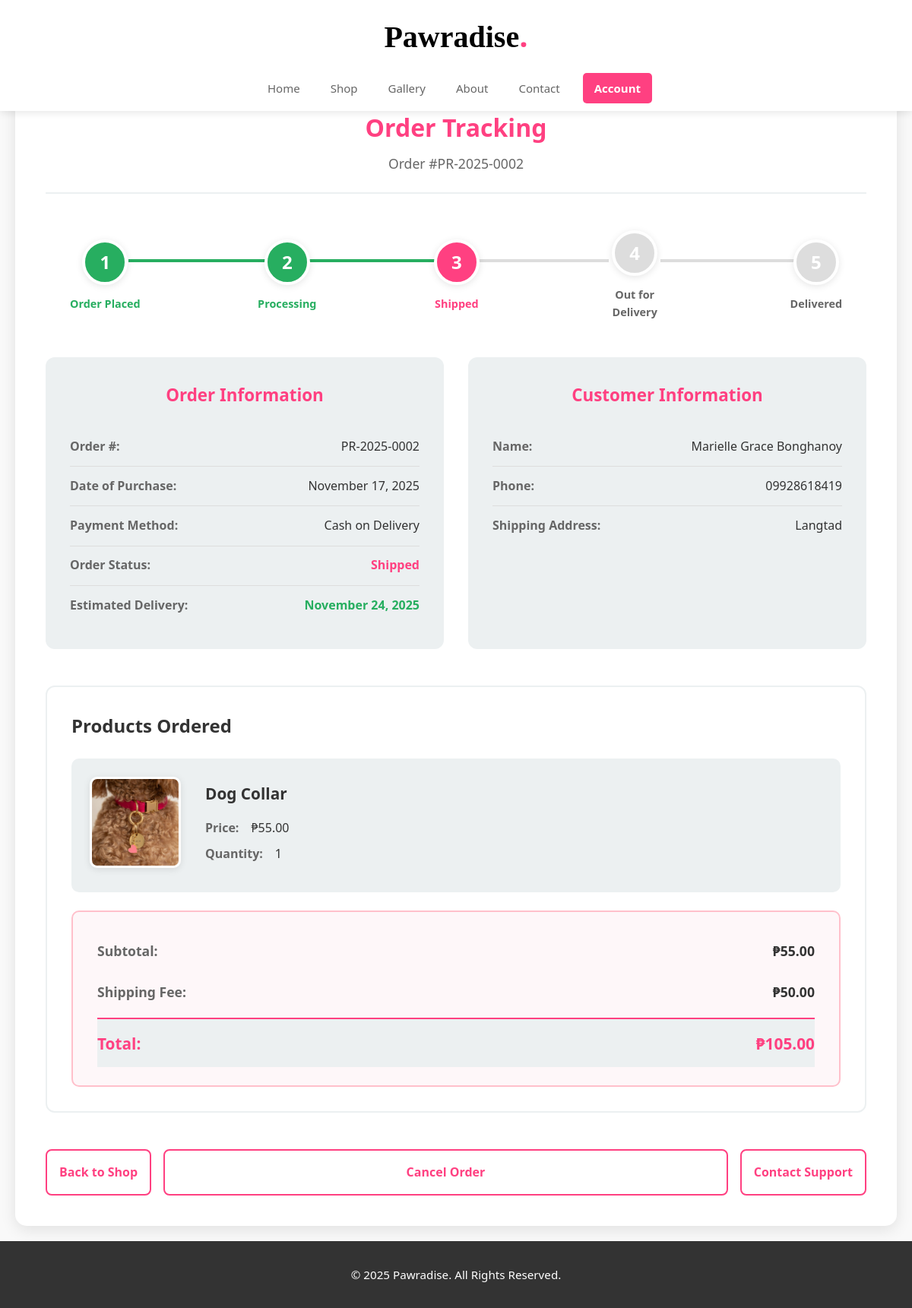
/track_order?order_id=2 (signed in), run on the app's committed database.
### app.py (models this page shows)
class Order(db.Model):
    id = db.Column(db.Integer, primary_key=True)
    user_id = db.Column(db.Integer, db.ForeignKey('user.id'))
    product_id = db.Column(db.Integer, db.ForeignKey('product.id'), nullable=True)
    product_name = db.Column(db.String(100))
    quantity = db.Column(db.Integer)
    unit_price = db.Column(db.Float)
    total_price = db.Column(db.Float)
    customer_name = db.Column(db.String(100))
    address = db.Column(db.Text)
    contact_number = db.Column(db.String(20))
    payment_method = db.Column(db.String(50))
    date_of_purchase = db.Column(db.DateTime, default=datetime.utcnow)
    estimated_delivery = db.Column(db.DateTime)
    status = db.Column(db.String(50), default="Pending")

class Product(db.Model):
    id = db.Column(db.Integer, primary_key=True)
    name = db.Column(db.String(100), nullable=False)
    price = db.Column(db.Float, nullable=False)
    description = db.Column(db.Text, nullable=True)
    image = db.Column(db.String(255))
    seller_id = db.Column(db.Integer, db.ForeignKey('user.id'), nullable=True)
    stock = db.Column(db.Integer, default=0)
    sales_count = db.Column(db.Integer, default=0)
    category = db.Column(db.String(50), nullable=True)

### app.py (the view, shortened to what this page needs)
@app.route('/track_order', methods=['GET', 'POST'])
@login_required
def track_order():
    if session.get('role') == 'admin':
        flash('Admin accounts cannot track orders.', 'error')
        return redirect(url_for('admin_dashboard'))
    order = None
    order_id = request.args.get('order_id')
    if order_id and order_id.isdigit():
        order = Order.query.filter_by(id=int(order_id), user_id=session['user_id']).first()
    return render_template('track_order.html', order=order)

### app.py (called while the page is built)
@app.context_processor
def utility_processor():
    return dict(timedelta=timedelta, now=datetime.utcnow)

@app.template_filter('get_product')
def get_product_filter(product_id):
    if product_id:
        return Product.query.get(product_id)
    return None

def login_required(f):
    @wraps(f)
    def decorated_function(*args, **kwargs):
        if 'username' not in session:
            flash('Please login to access this page.', 'error')
            return redirect(url_for('login'))
        return f(*args, **kwargs)
    return decorated_function

### templates/track_order.html (shortened to what this page needs)
{% extends "base.html" %}
{% block content %}
  {% if order %}
  <div class="order-tracking-container">
    <div class="tracking-title-section">
      <h3>Order Tracking</h3>
      <p class="order-number">Order #PR-2025-{{ "%04d"|format(order.id) }}</p>
    </div>
    <div class="progress-timeline">
      <div class="progress-step {% if order.status in ['Pending', 'Confirmed', 'Shipped', 'Delivered'] %}completed{% endif %}">
        <div class="step-circle">1</div>
        <div class="step-label">Order Placed</div>
      </div>
      <div class="progress-line {% if order.status in ['Confirmed', 'Shipped', 'Delivered'] %}completed{% endif %}"></div>
      <div class="progress-step {% if order.status in ['Confirmed', 'Shipped', 'Delivered'] %}completed{% endif %} {% if order.status == 'Confirmed' %}active{% endif %}">
        <div class="step-circle">2</div>
        <div class="step-label">Processing</div>
      </div>
      <div class="progress-line {% if order.status in ['Shipped', 'Delivered'] %}completed{% endif %}"></div>
      <div class="progress-step {% if order.status in ['Shipped', 'Delivered'] %}completed{% endif %} {% if order.status == 'Shipped' %}active{% endif %}">
        <div class="step-circle">3</div>
        <div class="step-label">Shipped</div>
      </div>
      <div class="progress-line {% if order.status == 'Delivered' %}completed{% endif %}"></div>
      <div class="progress-step {% if order.status == 'Delivered' %}completed{% endif %}">
        <div class="step-circle">4</div>
        <div class="step-label">Out for Delivery</div>
      </div>
      <div class="progress-line {% if order.status == 'Delivered' %}completed{% endif %}"></div>
      <div class="progress-step {% if order.status == 'Delivered' %}completed{% endif %}">
        <div class="step-circle">5</div>
        <div class="step-label">Delivered</div>
      </div>
    </div>
    <div class="order-details-grid">
      <div class="detail-card">
        <h4>Order Information</h4>
        <div class="detail-row">
          <span class="detail-label">Order #:</span>
          <span class="detail-value">PR-2025-{{ "%04d"|format(order.id) }}</span>
        </div>
        <div class="detail-row">
          <span class="detail-label">Date of Purchase:</span>
          <span class="detail-value">{{ order.date_of_purchase.strftime("%B %d, %Y") }}</span>
        </div>
        <div class="detail-row">
          <span class="detail-label">Payment Method:</span>
          <span class="detail-value">{{ order.payment_method }}</span>
        </div>
        <div class="detail-row">
          <span class="detail-label">Order Status:</span>
          <span class="detail-value status-highlight">{{ order.status }}</span>
        </div>
        <div class="detail-row">
          <span class="detail-label">Estimated Delivery:</span>
          <span class="detail-value delivery-date">{{ order.estimated_delivery.strftime("%B %d, %Y") }}</span>
        </div>
      </div>
      <div class="detail-card">
        <h4>Customer Information</h4>
        <div class="detail-row">
          <span class="detail-label">Name:</span>
          <span class="detail-value">{{ order.customer_name }}</span>
        </div>
        <div class="detail-row">
          <span class="detail-label">Phone:</span>
          <span class="detail-value">{{ order.contact_number }}</span>
        </div>
        <div class="detail-row">
          <span class="detail-label">Shipping Address:</span>
          <span class="detail-value">{{ order.address }}</span>
        </div>
      </div>
    </div>
    <div class="products-ordered-section">
      <h4>Products Ordered</h4>
      <div class="product-order-card">
        {% if order.product_id %}
          {% set product = order.product_id|get_product %}
          {% if product and product.image %}
          <div class="product-image-box">
            <img src="{{ url_for('static', filename=product.image) }}" alt="{{ order.product_name }}">
          </div>
          {% endif %}
        {% endif %}
        <div class="product-order-details">
          <h5>{{ order.product_name }}</h5>
          <div class="product-detail-row">
            <span class="label">Price:</span>
            <span class="value">₱{{ "%.2f"|format(order.unit_price) }}</span>
          </div>
          <div class="product-detail-row">
            <span class="label">Quantity:</span>
            <span class="value">{{ order.quantity }}</span>
          </div>
        </div>
      </div>
      <div class="order-summary-total">
        <div class="summary-row">
          <span class="summary-label">Subtotal:</span>
          <span class="summary-value">₱{{ "%.2f"|format(order.total_price) }}</span>
        </div>
        <div class="summary-row">
          <span class="summary-label">Shipping Fee:</span>
          <span class="summary-value">₱50.00</span>
        </div>
        <div class="summary-row total-row">
          <span class="summary-label">Total:</span>
          <span class="summary-value">₱{{ "%.2f"|format(order.total_price + 50) }}</span>
        </div>
      </div>
    </div>
    <div class="tracking-actions">
      <a href="{{ url_for('shop') }}" class="action-btn secondary-btn">Back to Shop</a>
      {% if order.status not in ['Delivered', 'Cancelled'] and order.user_id == session.get('user_id') and session.get('role') == 'customer' %}
      <a href="{{ url_for('customer_cancel_order', id=order.id) }}"
         class="action-btn cancel-btn"
         onclick="return confirm('Are you sure you want to cancel this order?')">
        Cancel Order
      </a>
      {% endif %}
      <a href="{{ url_for('contact') }}" class="action-btn primary-btn">Contact Support</a>
    </div>
  </div>
  {% endif %}
{% endblock %}

### data on the page
Order: id "0002", date_of_purchase "November 17, 2025", payment_method "Cash on Delivery", status "Shipped", estimated_delivery "November 24, 2025", customer_name "Marielle Grace Bonghanoy", contact_number "09928618419", address "Langtad", product_name "Dog Collar", unit_price "55.00", quantity "1", total_price "55.00", order.total_price+50 "105.00"
Product: image (picture)
